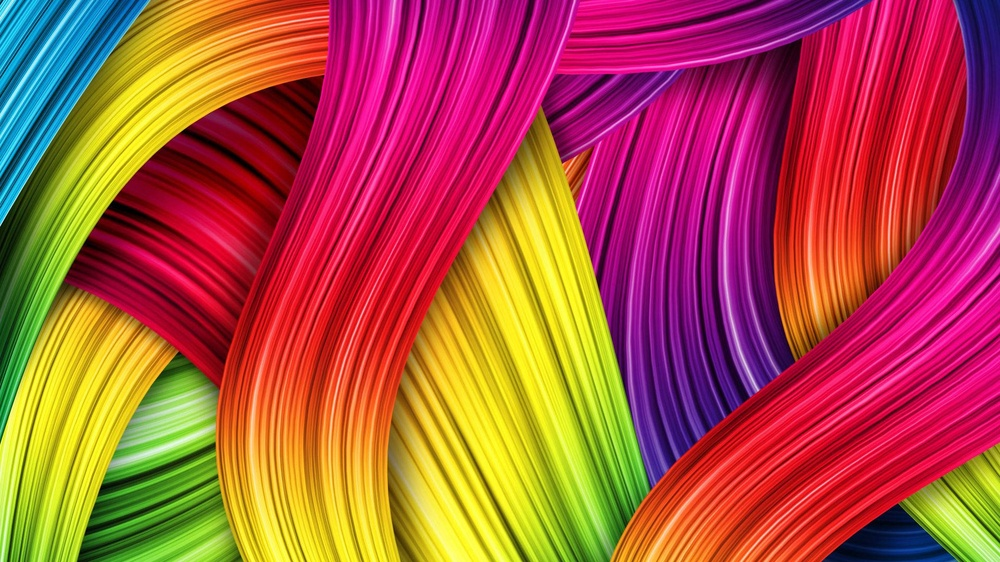
#> input picture PyIP34_Color_Processing/input/RGB.jpg, 1000 x 562 px, shrunk from 1920 x 1080 before the run, found by its file name
$ jupyter execute BGR2gray.ipynb
#> lines starting #> are read from the running program, lines starting #| are printed output that depends on the picture
[cell 1]
# Write a function to convert a color image to a grayscale image.

[cell 2]
import cv2
import numpy as np
import matplotlib.pyplot as plt

[cell 3]
color = cv2.imread("input\RGB.jpg")
#> color is the input picture: shape (562, 1000, 3); mean B, G, R 64.9, 81.2, 174.5
color = cv2.cvtColor(color , cv2.COLOR_BGR2RGB)
plt.imshow(color)

[cell 4]
def rgb2gray(r, g, b):
    gray = ((r + g + b)/3)
    return gray

r, g, b = cv2.split(color)
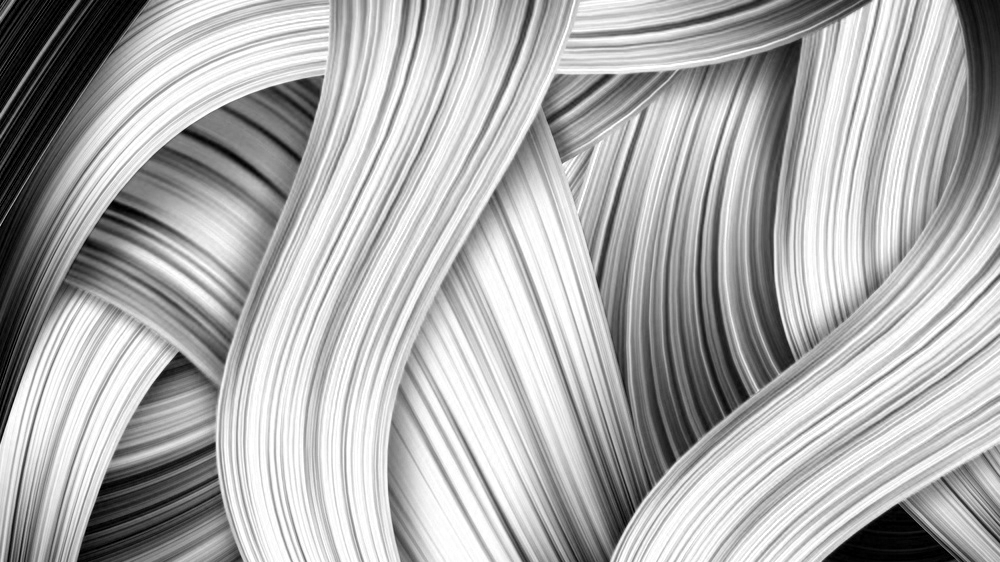
#> r: shape (562, 1000); min 0, max 255, mean 174.5
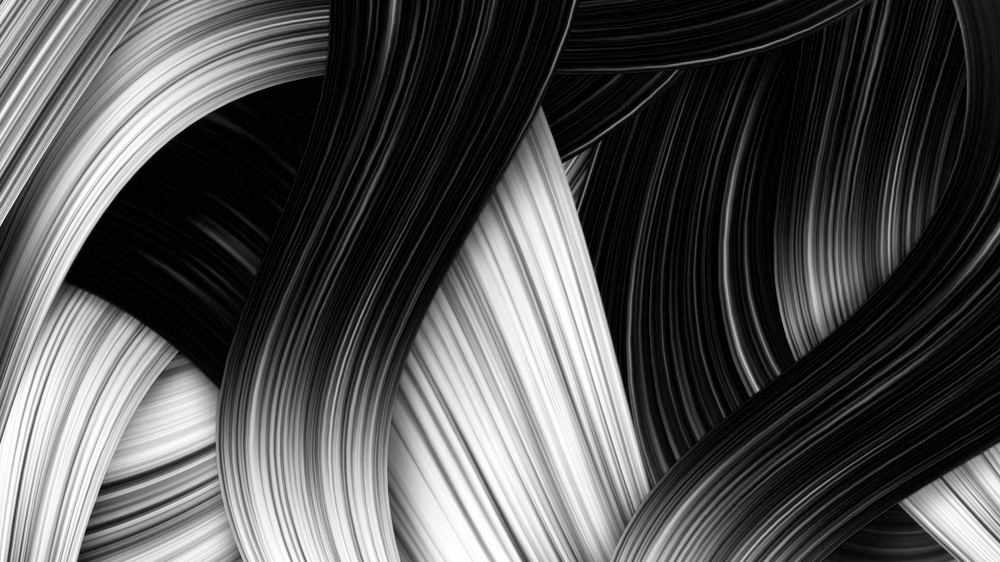
#> g: shape (562, 1000); min 0, max 255, mean 81.2
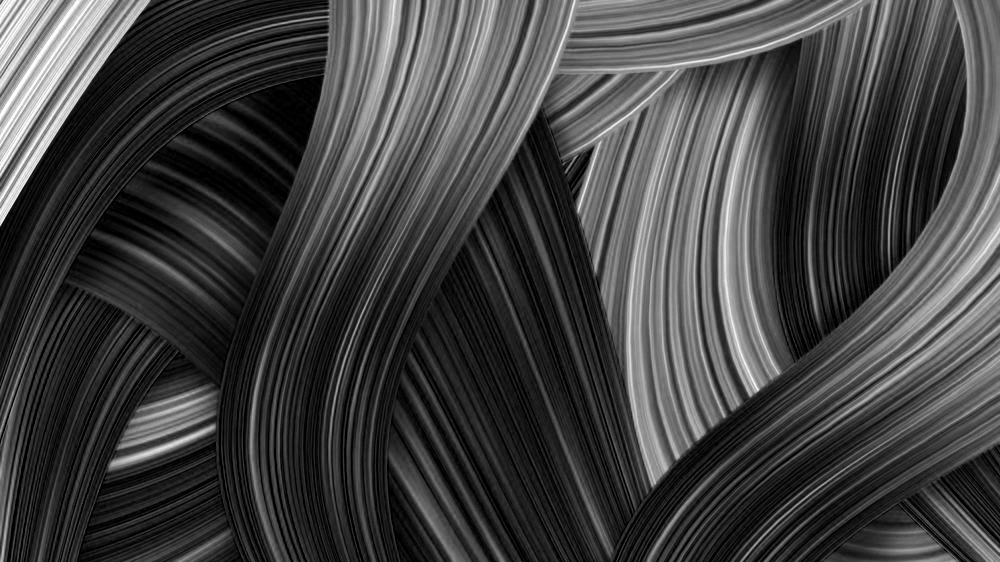
#> b: shape (562, 1000); min 0, max 255, mean 64.9
gray = rgb2gray(r, g, b)
#> in rgb2gray, `gray = ((r + g + b)/3)`:
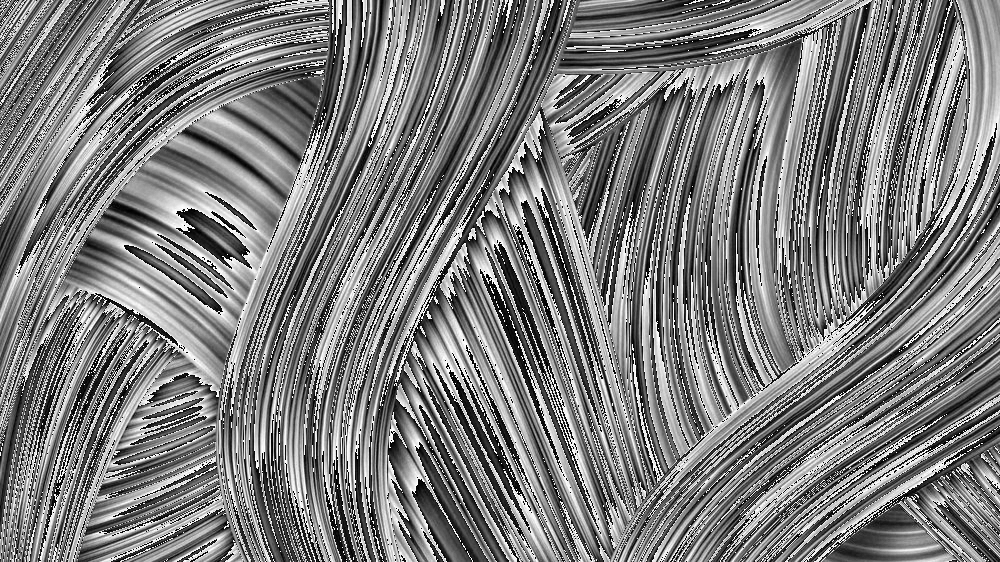
#> gray: shape (562, 1000) float64; min 0, max 85, mean 41.7; drawn with min black and max white

cv2.imwrite('output/grayphoto.jpg', gray)
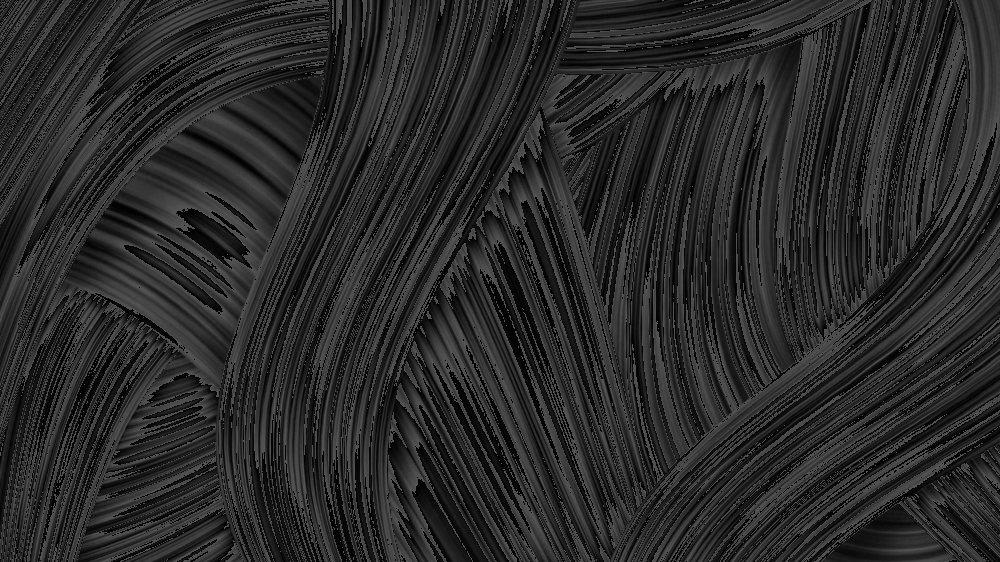
#> saved as grayphoto.jpg: shape (562, 1000); min 0, max 85, mean 41.7
plt.imshow(gray, cmap="gray")

$ run again, with PyIP34_Color_Processing/input/watermelon.jpg copied over PyIP34_Color_Processing/input/RGB.jpg
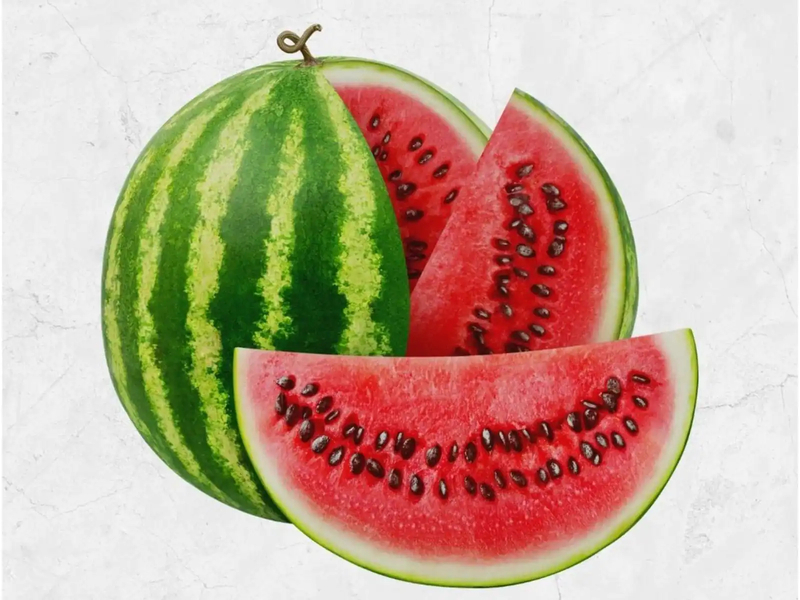
#> input picture PyIP34_Color_Processing/input/watermelon.jpg, 800 x 600 px, found by its file name
#> color is the input picture: shape (600, 800, 3); mean B, G, R 150, 170.9, 196.2
#> in rgb2gray, `gray = ((r + g + b)/3)`:
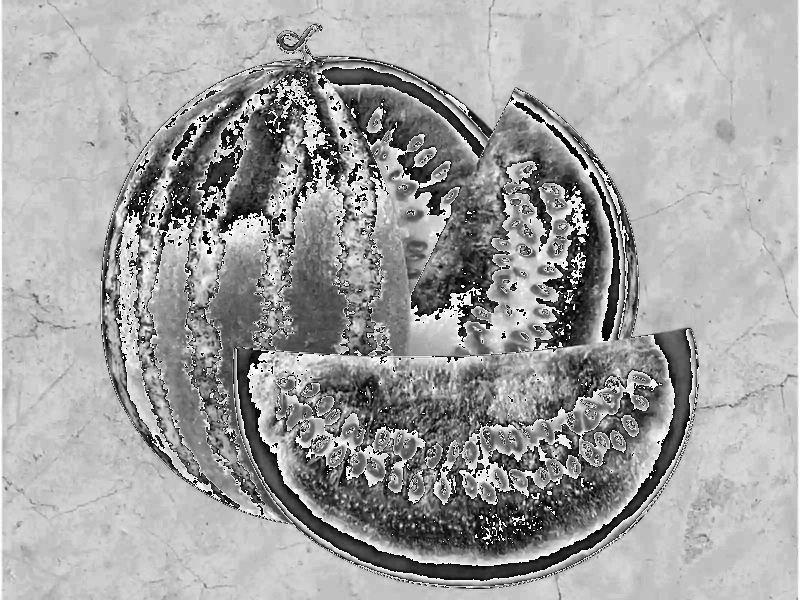
#> gray: shape (600, 800) float64; min 0, max 85, mean 53.8; drawn with min black and max white
#> `cv2.imwrite('output/grayphoto.jpg', gray)`:
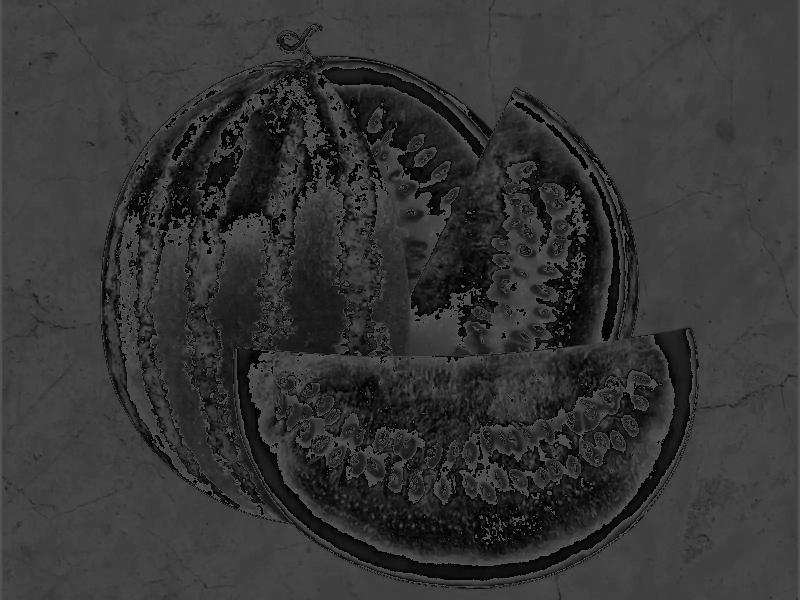
#> saved as grayphoto.jpg: shape (600, 800); min 0, max 85, mean 53.7
